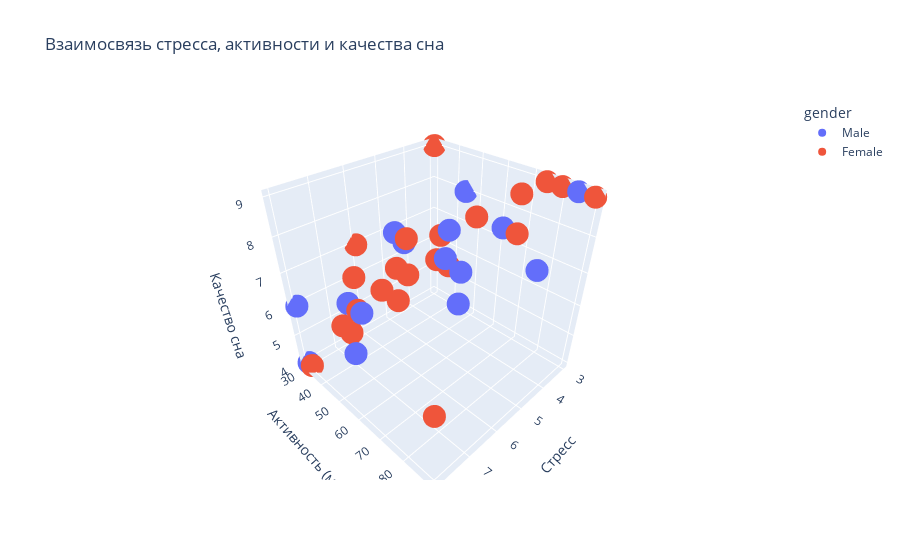

Here is the notebook cell this chart was saved with:
### Markdown cell above
### Многомерный анализ:

### Code cell
# 3D scatter plot
fig = px.scatter_3d(df, x='stress_level', y='physical_activity_level',
                    z='quality_of_sleep', color='gender',
                    title='Взаимосвязь стресса, активности и качества сна',
                    labels={'stress_level': 'Стресс',
                            'physical_activity_level': 'Активность (мин)',
                            'quality_of_sleep': 'Качество сна'})
fig.show()

### Figure 1 — Plotly figure (JSON) as saved in the notebook; plotly's stock layout.template omitted (floating-point values rounded to 4 significant figures; data arrays with more than 128 entries replaced by an {"elided": "..."} marker saying what was removed)
{"data": [{"hovertemplate": "gender=Male<br>Стресс=%{x}<br>Активность (мин)=%{y}<br>Качество сна=%{z}<extra></extra>", "legendgroup": "Male", "marker": {"color": "#636efa", "symbol": "circle"}, "mode": "markers", "name": "Male", "scene": "scene", "showlegend": true, "type": "scatter3d", "x": {"elided": "189 int values"}, "y": {"elided": "189 int values"}, "z": {"elided": "189 int values"}}, {"hovertemplate": "gender=Female<br>Стресс=%{x}<br>Активность (мин)=%{y}<br>Качество сна=%{z}<extra></extra>", "legendgroup": "Female", "marker": {"color": "#EF553B", "symbol": "circle"}, "mode": "markers", "name": "Female", "scene": "scene", "showlegend": true, "type": "scatter3d", "x": {"elided": "185 int values"}, "y": {"elided": "185 int values"}, "z": {"elided": "185 int values"}}], "layout": {"legend": {"title": {"text": "gender"}, "tracegroupgap": 0}, "scene": {"domain": {"x": [0, 1], "y": [0, 1]}, "xaxis": {"title": {"text": "Стресс"}}, "yaxis": {"title": {"text": "Активность (мин)"}}, "zaxis": {"title": {"text": "Качество сна"}}}, "title": {"text": "Взаимосвязь стресса, активности и качества сна"}}}
